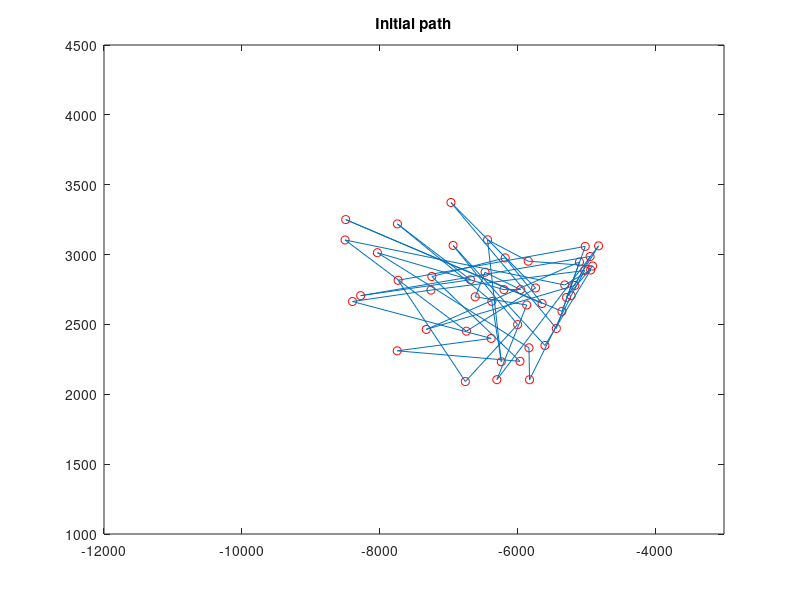
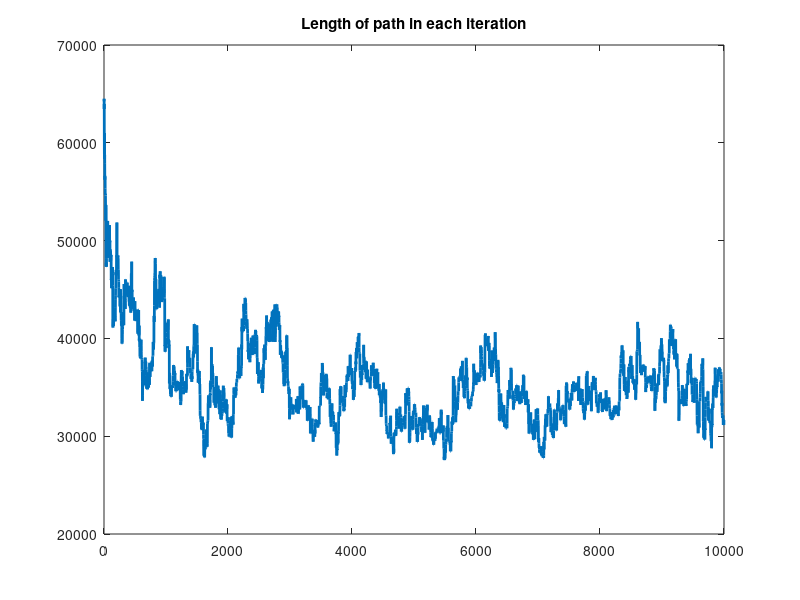
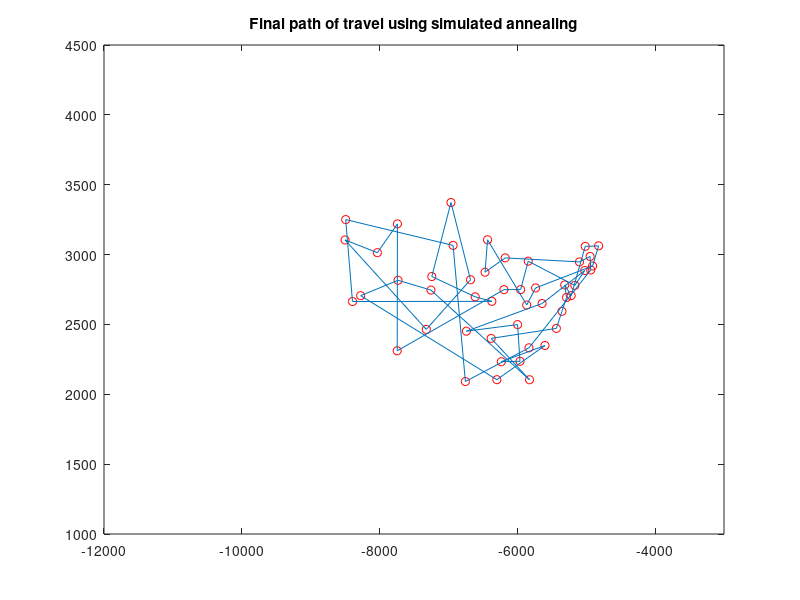

These charts were generated, in order, by the following MATLAB code:
%% Generate location of cities

fileID = fopen('uscap_xy.txt','r');
formatSpec = '%f %f';
sizeA = [2, 48];
A = fscanf(fileID,formatSpec,sizeA);
fclose(fileID);
city = A';

n = 48;

%% Simulated annealing algorithm
distance = pdist2(city, city);
% Parameters
num_iter = 10000; % number of iterations
%c = 0.1;
c = 5000;
%c = 10;
%c = 100;
% Initial path p
p = 1:n;
% Initial length of p
len = 0;
for a1 = 1:n-1
    len = len + distance(p(a1),p(a1+1));
end
len = len + distance(p(n),p(1));

% Save the paths and lengths
pathHistory = zeros(num_iter,n);
lenHistory = zeros(1,n);

% Plotting intial path
figure(1)
plot(city(:,1), city(:,2), 'ro');
xlim([-12000 -3000]);
ylim([1000 4500]);
hold on
line(city([p(:); p(1)],1), city([p(:); p(1)],2));
title('Initial path');
hold off

count = 0;

while(count<num_iter)
    count = count + 1;
    % Create path p2 by randomly swap two cities
    swap_index = randsample(n,2);
    p2 = p;
    temp = p2(swap_index(1));
    p2(swap_index(1)) = p2(swap_index(2));
    p2(swap_index(2)) = temp;
    % Cost of p2
    len2 = 0;
    for a1 = 1:n-1
        len2 = len2 + distance(p2(a1),p2(a1+1));
    end
    len2 = len2 + distance(p2(n),p2(1));

    q = (1+count)^((len - len2)/c);
    
    if len2 - len <= 0
        p = p2;
        len = len2;
    else
        if rand <= q
            p = p2;
            len = len2;
        end
    end
    pathHistory(count,:) = p;
    lenHistory(count) = len;
end

figure(2)
plot(1:num_iter, lenHistory, 'linewidth',2);
title('Length of path in each iteration')

figure(3)
plot(city(:,1), city(:,2), 'ro');
xlim([-12000 -3000]);
ylim([1000 4500]);
hold on
line(city([p(:); p(1)],1), city([p(:); p(1)],2));
title('Final path of travel using simulated annealing');
hold off